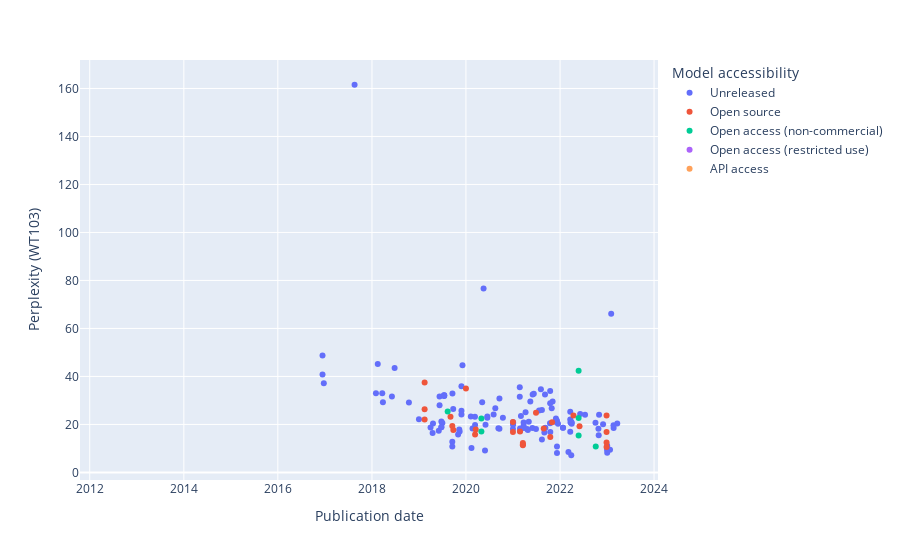

Source (notebook cell):
### Code cell
# Plot wikitext perplexity of systems with model accessibility
fig = px.scatter(
    filtered_benchmark_df,
    x='Publication date',
    y='Perplexity (WT103)',
    color='Model accessibility',
    # text=filtered_benchmark_df.index
)

# Move text to top
fig.update_traces(textposition='top center')
save_plot(fig, results_dir, 'WT103_vs_model_accessibility')

fig.show()

### Figure 1 — Plotly figure (JSON) as saved in the notebook; plotly's stock layout.template omitted (floating-point values rounded to 4 significant figures; data arrays with more than 128 entries replaced by an {"elided": "..."} marker saying what was removed)
{"data": [{"hovertemplate": "Model accessibility=Unreleased<br>Publication date=%{x}<br>Perplexity (WT103)=%{y}<extra></extra>", "legendgroup": "Unreleased", "marker": {"color": "#636efa", "symbol": "circle"}, "mode": "markers", "name": "Unreleased", "orientation": "v", "showlegend": true, "textposition": "top center", "type": "scatter", "x": {"elided": "304 str values"}, "xaxis": "x", "y": {"elided": "304 float values"}, "yaxis": "y"}, {"hovertemplate": "Model accessibility=Open source<br>Publication date=%{x}<br>Perplexity (WT103)=%{y}<extra></extra>", "legendgroup": "Open source", "marker": {"color": "#EF553B", "symbol": "circle"}, "mode": "markers", "name": "Open source", "orientation": "v", "showlegend": true, "textposition": "top center", "type": "scatter", "x": ["2022-06-21", "2021-10-31", "2020-03-12", "2021-10-17", "2020-12-31", "2021-03-18", "2019-09-25", "2018-05-01", "2021-06-09", "2022-04-15", "2021-08-27", "2018-05-01", "2021-03-18", "2019-02-14", "2021-03-18", "2018-08-30", "2021-12-11", "2022-06-21", "2019-09-03", "2018-08-30", "2022-12-28", "2019-02-14", "2022-06-21", "2023-04-03", "2023-04-03", "2019-05-14", "2023-04-03", "2018-03-04", "2022-12-28", "2022-06-01", "2021-06-28", "2019-02-14", "2019-09-17", "2023-04-03", "2021-03-21", "2023-04-03", "2021-03-18", "2021-02-24", "2022-06-21", "2022-12-28", "2018-06-24", "2020-03-17", "2022-04-14", "2020-12-31", "2022-06-21", "2022-06-21", "2021-03-21", "2021-12-11", "2023-04-03", "2023-04-03", "2018-08-30", "2021-03-21", "2020-01-01", "2018-08-30", "2022-12-28", "2019-05-14", "2023-04-03"], "xaxis": "x", "y": [null, 20.95, 15.8, 14.8, 21, null, 17.7, null, null, 23.77, 18.3, null, 11.65, 26.37, 12.22, null, null, null, 23.2, null, 16.9, 22.05, null, null, null, null, null, null, 12.5, 19.2, 24.9, 37.5, 19.31, null, null, null, 11.33, 17.1, null, 23.7, null, 17.9, null, 16.8, null, null, null, null, null, null, null, null, 35, null, 10.6, null, null], "yaxis": "y"}, {"hovertemplate": "Model accessibility=Open access (non-commercial)<br>Publication date=%{x}<br>Perplexity (WT103)=%{y}<extra></extra>", "legendgroup": "Open access (non-commercial)", "marker": {"color": "#00cc96", "symbol": "circle"}, "mode": "markers", "name": "Open access (non-commercial)", "orientation": "v", "showlegend": true, "textposition": "top center", "type": "scatter", "x": ["2022-05-25", "2019-06-10", "2023-02-27", "2020-04-30", "2022-06-21", "2023-02-27", "2022-06-21", "2022-06-21", "2022-06-21", "2022-10-05", "2022-05-25", "2022-05-25", "2019-08-12", "2018-09-18", "2022-06-21", "2021-01-22", "2020-04-30", "2022-06-21", "2022-06-21", "2022-06-21", "2023-02-27", "2023-02-27"], "xaxis": "x", "y": [42.36, null, null, 22.5, null, null, null, null, null, 10.76, 15.37, 22.66, 25.42, null, null, null, 17.1, null, null, null, null, null], "yaxis": "y"}, {"hovertemplate": "Model accessibility=Open access (restricted use)<br>Publication date=%{x}<br>Perplexity (WT103)=%{y}<extra></extra>", "legendgroup": "Open access (restricted use)", "marker": {"color": "#ab63fa", "symbol": "circle"}, "mode": "markers", "name": "Open access (restricted use)", "orientation": "v", "showlegend": true, "textposition": "top center", "type": "scatter", "x": ["2022-07-05", "2022-07-05", "2022-07-05", "2022-07-05", "2022-07-05"], "xaxis": "x", "y": [null, null, null, null, null], "yaxis": "y"}, {"hovertemplate": "Model accessibility=API access<br>Publication date=%{x}<br>Perplexity (WT103)=%{y}<extra></extra>", "legendgroup": "API access", "marker": {"color": "#FFA15A", "symbol": "circle"}, "mode": "markers", "name": "API access", "orientation": "v", "showlegend": true, "textposition": "top center", "type": "scatter", "x": ["2020-05-28"], "xaxis": "x", "y": [null], "yaxis": "y"}], "layout": {"legend": {"title": {"text": "Model accessibility"}, "tracegroupgap": 0}, "margin": {"t": 60}, "xaxis": {"anchor": "y", "domain": [0, 1], "title": {"text": "Publication date"}}, "yaxis": {"anchor": "x", "domain": [0, 1], "title": {"text": "Perplexity (WT103)"}}}}
